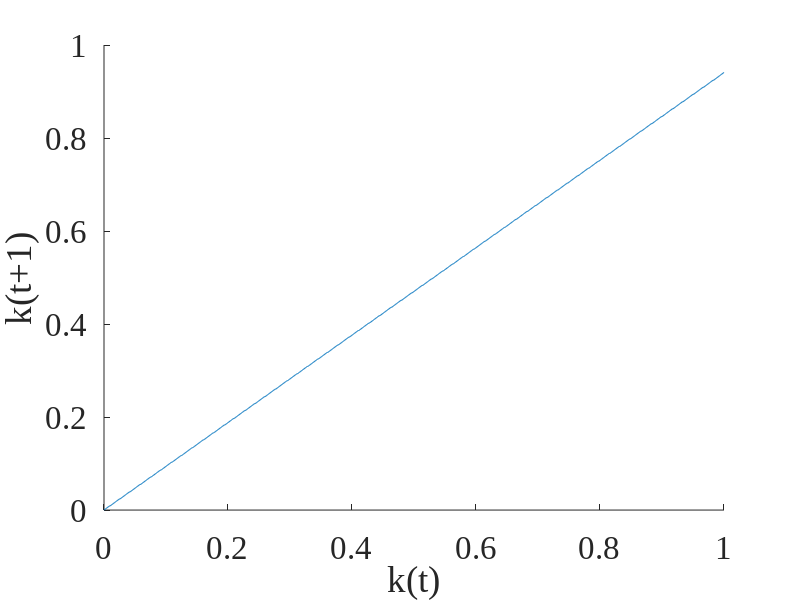

MATLAB code to generate this figure:
clear
beta = 0.9;
r = 1/beta - 1;
w = 0.1;

N = 1001;
K = [0:1/(N-1):1]';
T = 10;

C = (1+r) * K + w;
V(T,:) = log(C .* (C > 0)) ;   % value function, 
                               % use for backwards iteration

%t = T-1;    % solve for T - 1

for t=T-1:-1:1
    for i=1:N

        C = (1+r) * K(i) + w - K;

        U = log( C .* (C>0) ) + beta * V(t+1,:)' ;  % beta * value f'n 
                                                    % tomorrow
        [Ustar jstar] = max(U);
        [K(i) K(jstar)];
        V(t,i) = Ustar;     % value function
        indxg(t,i) = jstar;     % decision rule

    end
    KPRIME(t,:) =  K(indxg(t,:));
end

clf
axes1 = axes(...
    'FontName', 'Times New Roman',...
    'FontSize', 24);
hold on

plot(K, KPRIME(t,:))
xlabel('k(t)')
ylabel('k(t+1)')

% simulate a household's savings path

ksim(1) = 0.72;    % first period capital stock ("k simulated")

[xyz loc_k(1)] = min(abs(K - ksim(1)))   % location on grid space 
                                         % closest to 0.7
                                         
for t=1:T-1
    loc_k(t + 1) = indxg(t, loc_k(t));
end    

%ksim = K(loc_k)
% wealth goes down monotonically over life cycle
% input: ksim = K(loc_k), ksim
% 
% clf
% axes1 = axes(...
%     'FontName', 'Times New Roman',...
%     'FontSize', 24);
% hold on
% plot(1:T, ksim, 'LineWidth',4)
% xlabel('t')
% ylabel('k(t)')